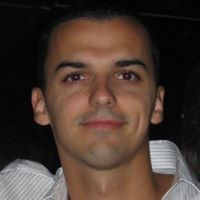
#> input picture session 19/new_img.jpg, 200 x 200 px, given in place of the camera
$ python face_data_collection.py
#> lines starting #> are read from the running program, lines starting #| are printed output that depends on the picture; after the words box and inside, x2 and y2 are one past the last pixel; in counts of white or black regions, pixels touching at a corner belong together
import cv2
import numpy as np

cam = cv2.VideoCapture(0)

face_cascade = cv2.CascadeClassifier("haarcascade_frontalface_alt.xml")

face_data = []

dataset_path = "./data/"

name  = input("Enter your name : ")
#> the answer given: ../session 19/new_img.jpg


while True:
    ret, frame = cam.read()
#> frame is the input picture: shape (200, 200, 3); mean B, G, R 49.6, 58, 74.7
    if ret == False:
        continue

    gray_frame = cv2.cvtColor(frame, cv2.COLOR_BGR2GRAY) # bgr -> grayscale conversion
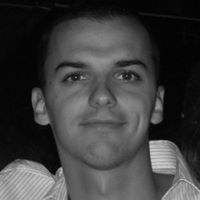
#> gray_frame: shape (200, 200); min 0, max 211, mean 62.1
    faces = face_cascade.detectMultiScale(gray_frame, 1.3, 5)
#> faces = [[29, 22, 144, 144]]


    for face in faces:
        x, y, w, h = face
        cv2.rectangle(frame, (x,y), (x+w, y+h), (255, 0, 0), 2)

        offset = 10
        face_section = frame[y-offset : y+h+offset , x-offset : x+w+offset]
        face_section = cv2.resize(face_section , (100 , 100))

        face_data.append(face_section)

        cv2.imshow("cropped face", face_section)
#> this loop made 1 pass
#> (x, y, w, h, offset) on pass 1: (29, 22, 144, 144, 10)
#> pass 1, `face_section = frame[y-offset : y+h+offset , x-offset : x+w+offset]`:
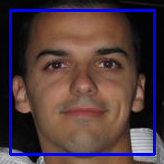
#> face_section: shape (164, 164, 3); mean B, G, R 64.4, 58.5, 79.3
#> pass 1, `face_section = cv2.resize(face_section , (100 , 100))`:
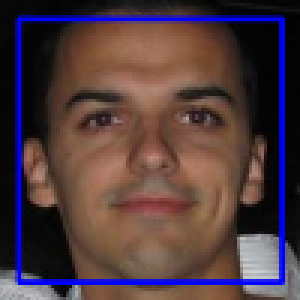
#> face_section: shape (100, 100, 3) (shown 3 times larger); mean B, G, R 63.9, 58.4, 79.2
#> after the loop:
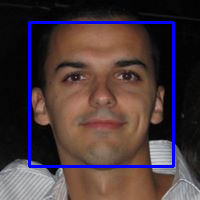
#> frame: shape (200, 200, 3); 4.31% of pixels changed, all inside (x1, y1, x2, y2) = (28, 21, 175, 168)
#> after the loop, face_data = 1 item

    cv2.imshow("window", frame)

    key = cv2.waitKey(1) # 1ms
#> (key q is pressed here)
    if key == ord("q"):
        break

cam.release()
cv2.destroyAllWindows()

# print(len(face_data))
# print(face_data[0].shape)

face_data = np.array(face_data)
face_data = face_data.reshape(face_data.shape[0], 3*100*100)
print(face_data.shape)
#| (1, 30000)

np.save(dataset_path+name + ".npy", face_data)
print("data saved at " + dataset_path+name + ".npy")
